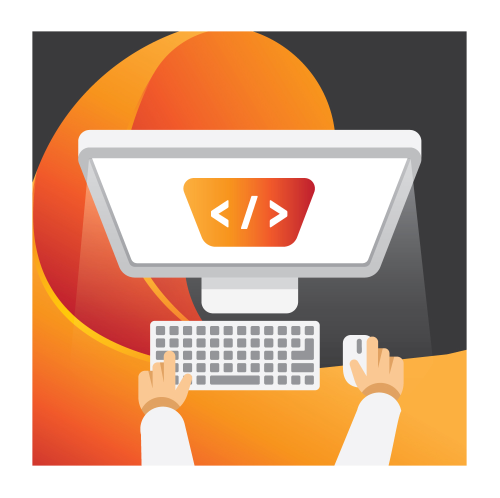
#> input picture assets/logo.jpg, 1000 x 995 px (shown at 1/2 size)
$ python tutorial2.py
#> lines starting #> are read from the running program, lines starting #| are printed output that depends on the picture; after the words box and inside, x2 and y2 are one past the last pixel; in counts of white or black regions, pixels touching at a corner belong together
import random
import cv2

img = cv2.imread('assets/logo.jpg', -1)
#> img is the input picture: shape (995, 1000, 3); mean B, G, R 145, 170.8, 209.1

print(img[257][45:400])
#> (printed output is left out)

#print(img.shape)
# arrays and manipulating them
# Shape has a value like (995, 1000, 3)
#995 rows, 1000 columns, 3 channels
#channel is color space of the pixel
# Open cv is blue green red 0-255
#
'''
for i in range (100):
    for j in range(img.shape[1]):
        img[i][j] = [random.randint(0, 255), random.randint(0, 255), random.randint(0, 255)]
'''

tag = img[500:700, 600:900]
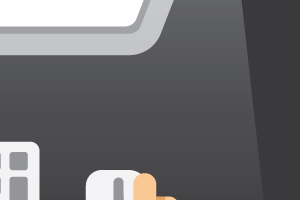
#> tag: shape (200, 300, 3); mean B, G, R 107.9, 106.5, 106.8
img[100:300,650:950] = tag
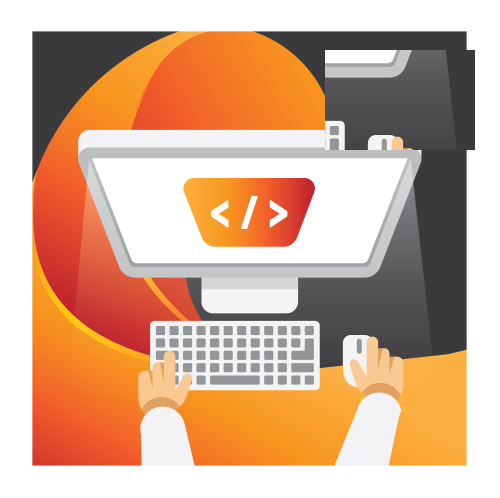
#> img: shape (995, 1000, 3) (shown at 1/2 size); 5.33% of pixels changed, all inside (x1, y1, x2, y2) = (650, 100, 950, 300)


cv2.imshow('Image', img)
cv2.waitKey(0)
cv2.destroyAllWindows()
